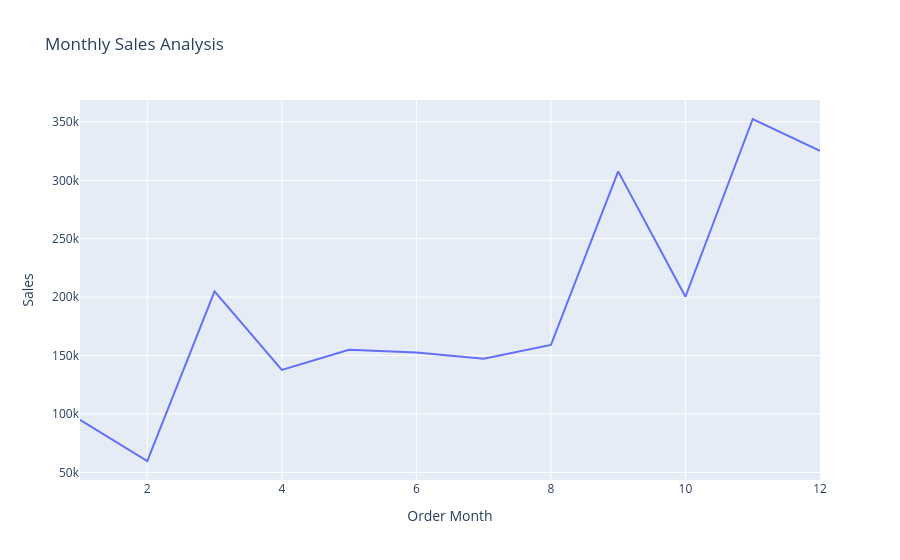

The cell this chart's notebook holds for it:
### Code cell
fig = px.line(sales_by_month,
              x='Order Month',
              y='Sales',
              title='Monthly Sales Analysis')



fig.show()

### Figure 1 — Plotly figure (JSON) as saved in the notebook; plotly's stock layout.template omitted (floating-point values rounded to 4 significant figures)
{"data": [{"hovertemplate": "Order Month=%{x}<br>Sales=%{y}<extra></extra>", "legendgroup": "", "line": {"color": "#636efa", "dash": "solid"}, "marker": {"symbol": "circle"}, "mode": "lines", "name": "", "orientation": "v", "showlegend": false, "type": "scatter", "x": [1, 2, 3, 4, 5, 6, 7, 8, 9, 10, 11, 12], "xaxis": "x", "y": [94920.0, 59750.0, 205000.0, 137800.0, 155000.0, 152700.0, 147200.0, 159000.0, 307600.0, 200300.0, 352500.0, 325300.0], "yaxis": "y"}], "layout": {"legend": {"tracegroupgap": 0}, "title": {"text": "Monthly Sales Analysis"}, "xaxis": {"anchor": "y", "domain": [0, 1], "title": {"text": "Order Month"}}, "yaxis": {"anchor": "x", "domain": [0, 1], "title": {"text": "Sales"}}}}
